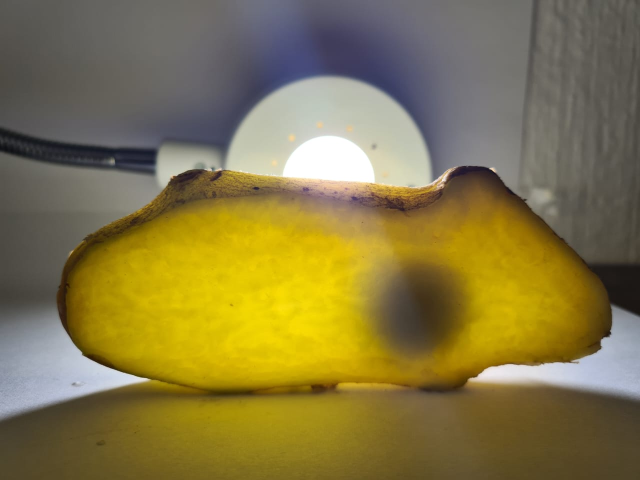
#> input picture Laboratorios/Laboratorio 2/papa1_original.jpeg, 1280 x 960 px (shown at 1/2 size)
$ python -i modulos.py   (imports and definitions only)
#> lines starting #> are read from the running program, lines starting #| are printed output that depends on the picture; after the words box and inside, x2 and y2 are one past the last pixel; in counts of white or black regions, pixels touching at a corner belong together
#> further down, picture is the input picture: shape (960, 1280, 3); mean B, G, R 68.8, 119.1, 132.2
import cv2
import numpy as np
import matplotlib.pyplot as plt
from datetime import datetime

from time import strftime


def contorno_imagen(imagen):
    """
    Proyecto: 1
    Version: 1.0.0
    Descripción: Función para obtener los contornos y deteccion de circulos.
    """


    gris = cv2.cvtColor(imagen, cv2.COLOR_BGR2RGB)
    gris = cv2.cvtColor(gris, cv2.COLOR_BGR2GRAY)
#> gris: shape (960, 1280)

    gauss = cv2.GaussianBlur(gris, (5, 5), 0)
    gauss = cv2.cvtColor(gauss, cv2.COLOR_BGR2RGB)
#> gauss: shape (960, 1280, 3)

    a, th = cv2.threshold(gauss,70,210,cv2.THRESH_BINARY)
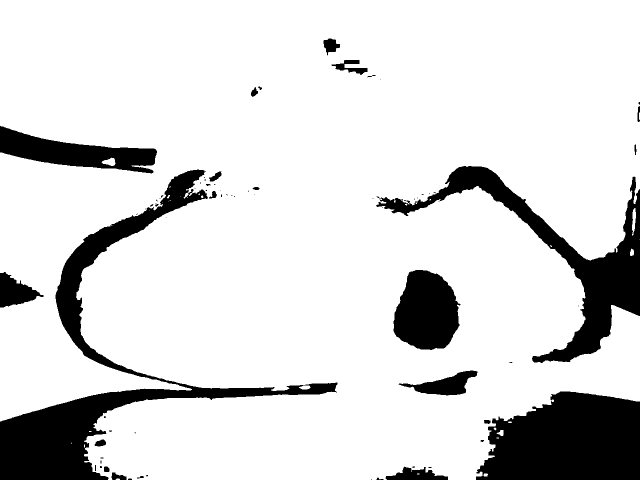
#> th: shape (960, 1280, 3) (shown at 1/2 size); values 0 (black) and 210 (white), 85.1% white; 72 black regions (43 under 20 px), largest, box (x1, y1, x2, y2) and area: (0, 339, 675, 960) 57097, (952, 783, 1280, 960) 46596, (752, 332, 1280, 726) 37157
    canny = cv2.Canny(th, 10, 180)
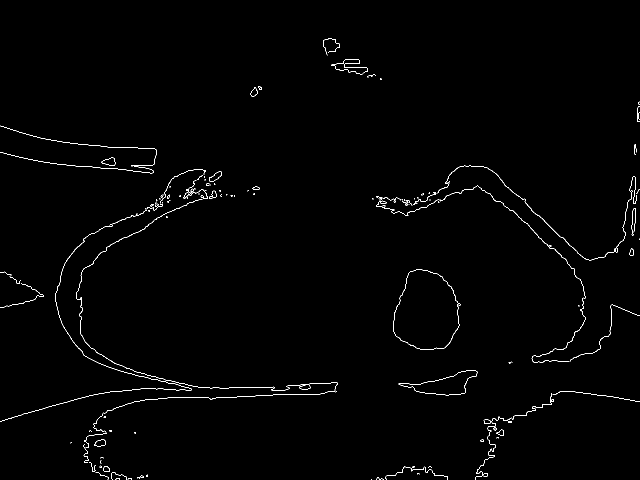
#> canny: shape (960, 1280) (shown at 1/2 size); 0.81% white in thin lines or dots

    (contornos,_) = cv2.findContours(canny.copy(), cv2.RETR_TREE, cv2.CHAIN_APPROX_SIMPLE)
#> contornos = 190 contours, 154 with area under 20; largest, box (x1, y1, x2, y2) and area: (786, 539, 921, 700) 16148, (786, 539, 921, 700) 16104, (797, 740, 955, 791) 3510, (797, 740, 955, 791) 3498, (663, 119, 735, 150) 880
    original = cv2.cvtColor(imagen, cv2.COLOR_BGR2RGB)
    cv2.drawContours(imagen, contornos, -1, (0, 255, 0), 3)
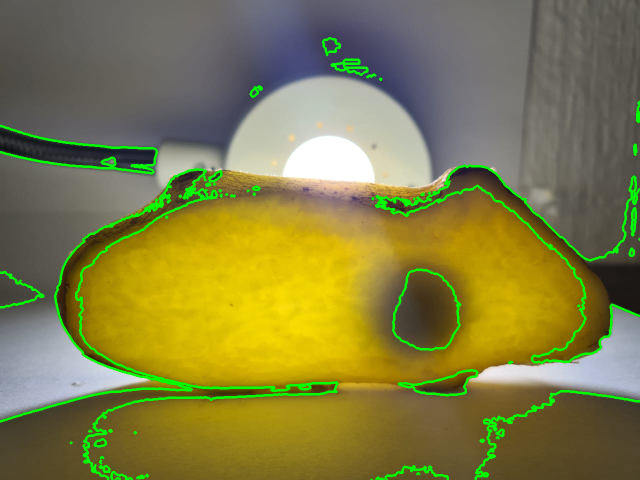
#> imagen: shape (960, 1280, 3) (shown at 1/2 size); 3.72% of pixels changed, all inside (x1, y1, x2, y2) = (0, 74, 1280, 960)
    canny = cv2.cvtColor(canny, cv2.COLOR_BGR2RGB)
#> canny: shape (960, 1280, 3); 0.81% white in thin lines or dots
    cv2.drawContours(canny, contornos, -1, (255, 255, 255), 3)
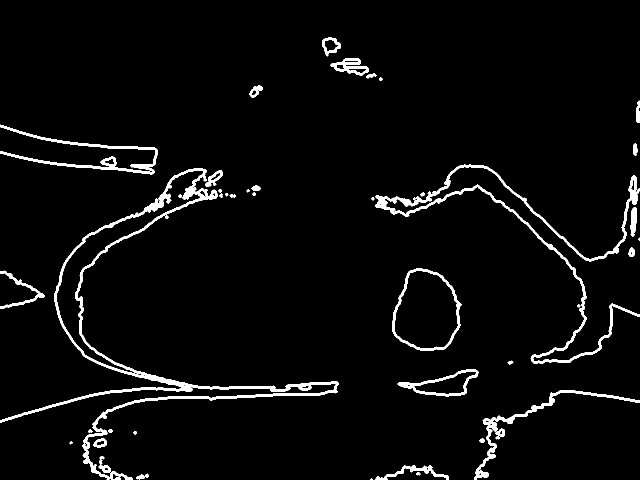
#> canny: shape (960, 1280, 3) (shown at 1/2 size); 3.7% white; 46 white regions (2 under 20 px), largest, box (x1, y1, x2, y2) and area: (0, 336, 677, 960) 16360, (750, 329, 1280, 728) 9952, (0, 249, 316, 349) 3987
    gauss = cv2.cvtColor(gauss, cv2.COLOR_BGR2RGB)

    cv2. drawContours(gauss, contornos, -1, (0, 255, 0), 3)
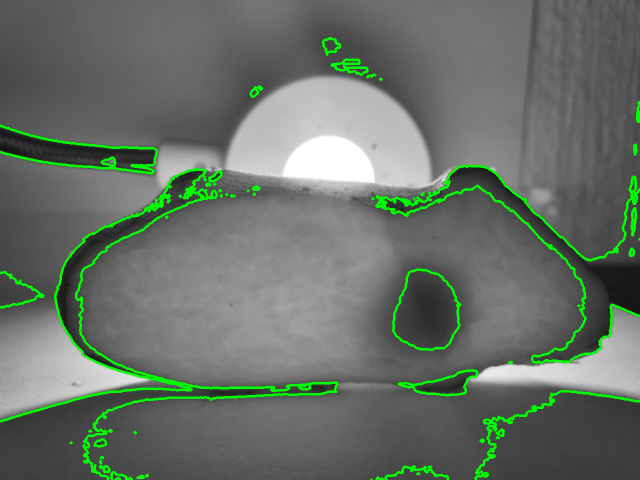
#> gauss: shape (960, 1280, 3) (shown at 1/2 size); mean B, G, R 102.9, 112.4, 102.9
    print("Imagen Original")
    plt.imshow(imagen)
    plt.show()
    print("lmagen Gauss")
    plt.imshow(gauss)
    plt.show()

    print("Imagen Canny")
    plt. imshow(canny)
    plt. show()
    name = datetime.now().strftime("%d%b%Y%H%M%S")
    ext = '.jpg'

    cv2.imwrite(name+ext,canny)
    image = cv2.imread(name+ext)
#> image: shape (960, 1280, 3); min 0, max 255, mean 9.5
    image2 = cv2.imread(name+ext)
    gray = cv2.cvtColor(image, cv2.COLOR_BGR2GRAY)
    canny = cv2.Canny(gray, 10,150)
#> canny: shape (960, 1280); 1.5% white in thin lines or dots
    canny = cv2.dilate(canny, None, iterations=1)
#> canny: shape (960, 1280); 5.2% white; 31 white regions (2 under 20 px), largest, box (x1, y1, x2, y2) and area: (0, 335, 679, 960) 24662, (741, 327, 1280, 730) 14962, (0, 248, 317, 351) 5477
    canny = cv2.erode(canny, None, iterations=1)
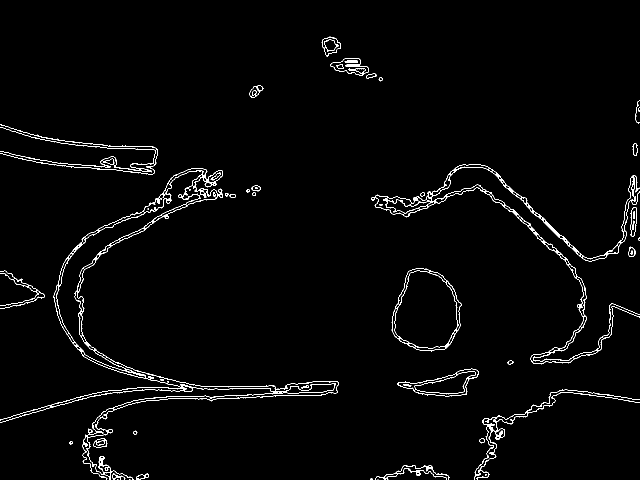
#> canny: shape (960, 1280) (shown at 1/2 size); 1.9% white in thin lines or dots

    cnts,_ = cv2.findContours(canny, cv2.RETR_EXTERNAL, cv2.CHAIN_APPROX_SIMPLE)
#> cnts = 39 contours, 8 with area under 20; largest, box (x1, y1, x2, y2) and area: (0, 336, 678, 960) 34374, (783, 536, 924, 703) 17320, (742, 328, 1280, 729) 9976, (795, 737, 957, 794) 4405, (948, 779, 1280, 960) 1620

    for i in range (len(cnts)):
        cv2.drawContours(image, cnts, i, (0, 255, 0), 3)
        print ("Contorno papa", "=", len(cnts[i]), "px")
        plt.imshow(image)
        plt.show()
#> this loop made 39 passes
#| Contorno papa = 2 px
#| Contorno papa = 2 px
#| Contorno papa = 3 px
#| Contorno papa = 6 px
#| Contorno papa = 5 px
#| Contorno papa = 28 px
#| Contorno papa = 37 px
#| Contorno papa = 279 px
#> (further printed lines are left out)
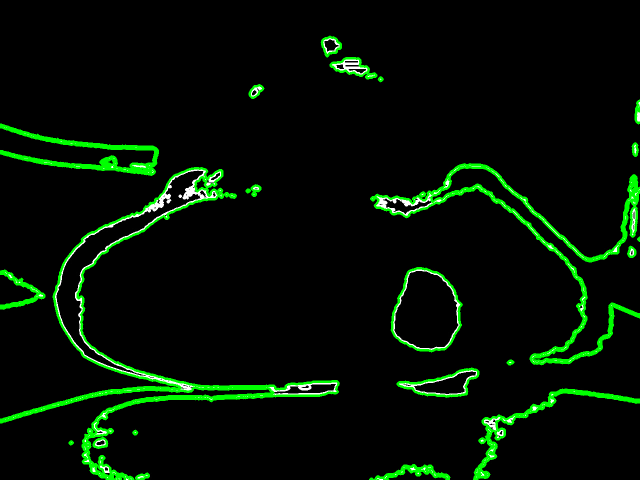
#> image: shape (960, 1280, 3) (shown at 1/2 size); mean B, G, R 3.1, 16.5, 3.1
    cnts2,_ = cv2.findContours(canny, cv2.RETR_CCOMP, cv2.CHAIN_APPROX_SIMPLE)
#> cnts2 = 206 contours, 28 with area under 20; largest, box (x1, y1, x2, y2) and area: (0, 336, 678, 960) 34374, (783, 536, 924, 703) 17320, (113, 341, 406, 742) 15548, (789, 541, 916, 698) 14939, (742, 328, 1280, 729) 9976

    for v in range (1):
        cv2.drawContours (image2, cnts2, v, (0, 255, 0), 3)
        print("Contorno Moneda", "=", len(cnts[v]), 'px')
        plt.imshow(image2)
        plt.show()
#> this loop made 1 pass
#| Contorno Moneda = 2 px

>>> import cv2
>>> picture = cv2.imread('papa1_original.jpeg')
>>> result = contorno_imagen(picture)

$ run again, on Laboratorios/Laboratorio 2/papa2_original.jpeg
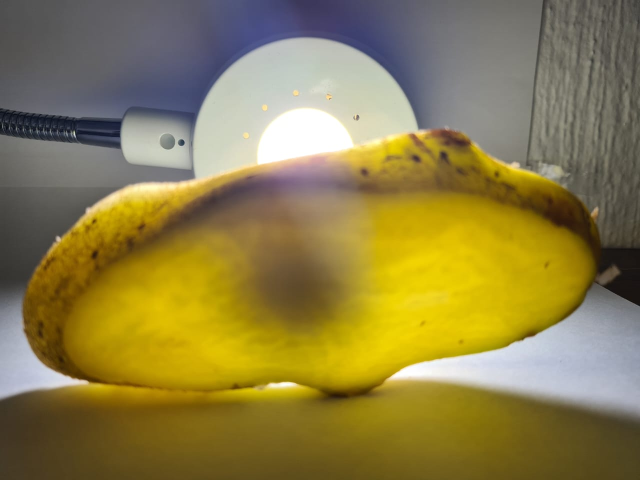
#> input picture Laboratorios/Laboratorio 2/papa2_original.jpeg, 1280 x 960 px (shown at 1/2 size)
#> picture is the input picture: shape (960, 1280, 3); mean B, G, R 71.8, 126.4, 140.5
#> in contorno_imagen, `a, th = cv2.threshold(gauss,70,210,cv2.THRESH_BINARY)`:
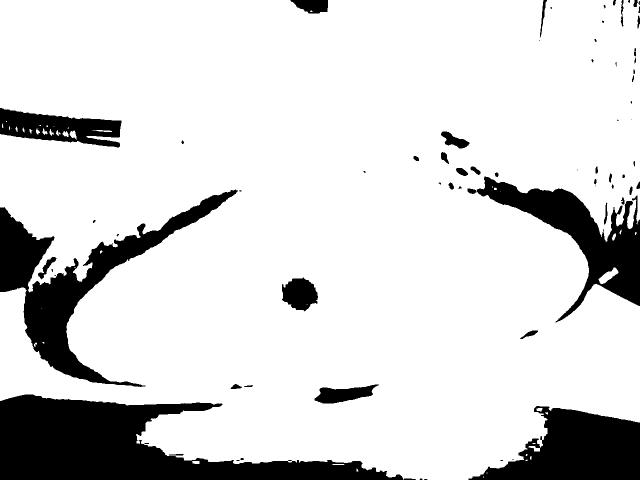
#> th: shape (960, 1280, 3) (shown at 1/2 size); values 0 (black) and 210 (white), 84.5% white; 71 black regions (26 under 20 px), largest, box (x1, y1, x2, y2) and area: (0, 789, 832, 960) 67540, (0, 379, 476, 774) 40584, (937, 812, 1280, 960) 30916
#> contornos = 216 contours, 144 with area under 20; largest, box (x1, y1, x2, y2) and area: (881, 262, 939, 297) 954, (881, 262, 939, 297) 934, (1197, 534, 1237, 568) 582, (1197, 534, 1237, 568) 555, (75, 513, 113, 559) 492
#> imagen: shape (960, 1280, 3); 3.67% of pixels changed, all inside (x1, y1, x2, y2) = (0, 0, 1280, 960)
#> cnts = 62 contours, 9 with area under 20; largest, box (x1, y1, x2, y2) and area: (0, 376, 485, 777) 36338, (932, 342, 1280, 647) 9526, (0, 785, 857, 960) 6730, (560, 552, 639, 626) 4069, (626, 765, 760, 810) 3546
#> the loop in contorno_imagen, `for i in range (len(cnts)):` made 62 passes
#| Contorno papa = 4 px
#| Contorno papa = 20 px
#| Contorno papa = 11 px
#| Contorno papa = 32 px
#| Contorno papa = 10 px
#> (further printed lines are left out)
#> after the loop in contorno_imagen, `for i in range (len(cnts)):`:
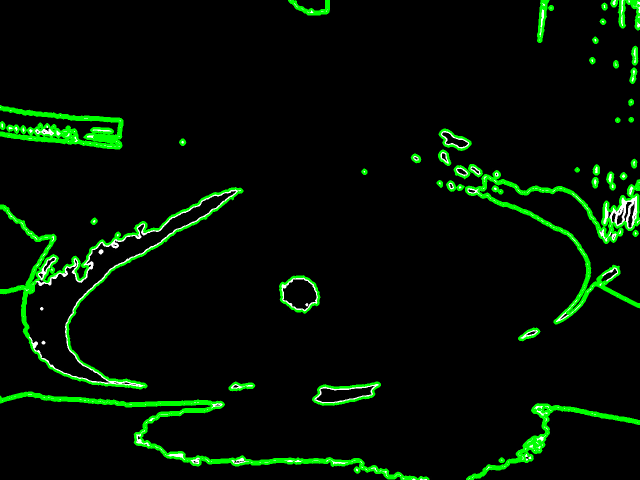
#> image: shape (960, 1280, 3) (shown at 1/2 size); mean B, G, R 3, 16.5, 3
#> cnts2 = 284 contours, 32 with area under 20; largest, box (x1, y1, x2, y2) and area: (0, 376, 485, 777) 36338, (49, 382, 470, 764) 25337, (932, 342, 1280, 647) 9526, (0, 785, 857, 960) 6730, (560, 552, 639, 626) 4069
#> the loop in contorno_imagen, `for v in range (1):` made 1 pass
#| Contorno Moneda = 4 px
